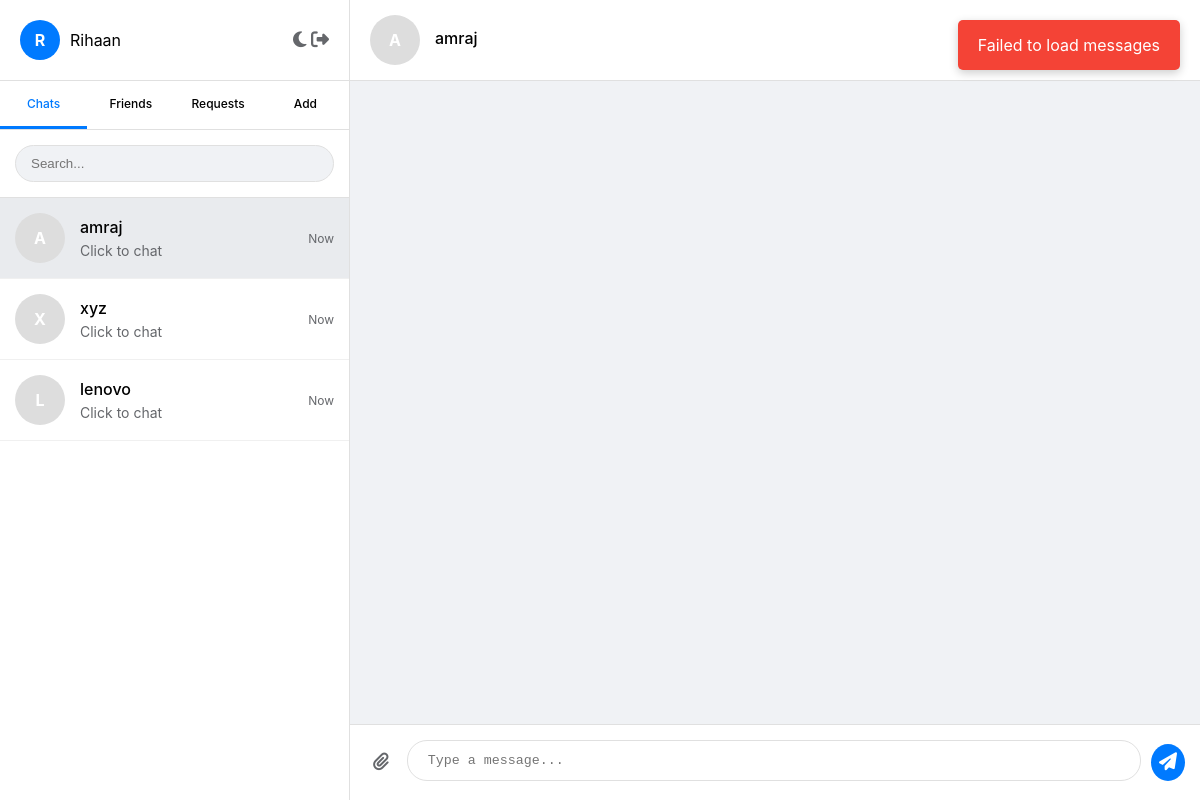
/room/private_3_4/ (signed in), run on the app's committed database.
### chatbot/models.py (models this page shows, shortened)
class ChatRoom(models.Model):
    PRIVACY_CHOICES = [
        ('private', 'Private'),
    ]
    name = models.CharField(max_length=100, unique=True)
    created_by = models.ForeignKey(
        User,
        on_delete=models.CASCADE,
        default=1
    )
    created_at = models.DateTimeField(auto_now_add=True)
    privacy = models.CharField(max_length=10, choices=PRIVACY_CHOICES, default='private')
    participants = models.ManyToManyField(User, related_name='chat_rooms')

### chatbot/views.py (the view)
# urls.py: path('', views.chat_view, name='chat'),
@login_required
def chat_view(request, room_name=None):
    profile, created = UserProfile.objects.get_or_create(user=request.user)
    profile.last_activity = timezone.now()
    profile.save()
    user_profile = UserProfile.objects.get(user=request.user)
    friends = user_profile.get_friends()
    pending_requests = Friendship.objects.filter(to_user=user_profile, accepted=False)
    user_rooms_with_participants = []
    for room in ChatRoom.objects.filter(participants=request.user, privacy='private'):
        other_participant = room.participants.exclude(id=request.user.id).first()
        user_rooms_with_participants.append({
            'room': room,
            'other_participant': other_participant
        })
    if not room_name and user_rooms_with_participants:
        return redirect('chat_room', room_name=user_rooms_with_participants[0]['room'].name)
    room = None
    messages_list = []
    other_participant = None
    if room_name:
        room = get_object_or_404(ChatRoom, name=room_name)
        if request.user not in room.participants.all():
            messages.error(request, "You don't have access to this chat room.")
            return redirect('chat')
        messages_list = ChatMessage.objects.filter(room=room, deleted=False).order_by('-timestamp')[:50]
        other_participant = room.participants.exclude(id=request.user.id).first()
    five_minutes_ago = timezone.now() - timezone.timedelta(minutes=5)
    online_profiles = UserProfile.objects.filter(last_activity__gte=five_minutes_ago).exclude(user=request.user)
    online_users = [profile.user for profile in online_profiles]
    all_users = User.objects.exclude(id=request.user.id)
    return render(request, 'chatbot/chat.html', {
        'messages': reversed(messages_list),
        'room': room,
        'online_users': online_users,
        'friends': friends,
        'pending_requests': pending_requests,
        'user_rooms_with_participants': user_rooms_with_participants,
        'all_users': all_users,
        'user_theme': profile.theme,
        'other_participant': other_participant,
        'current_room_name': room_name
    })

### chatbot/context_processor.py (called while the page is built)
def unread_counts(request):
    if request.user.is_authenticated:
        try:
            user_profile = request.user.userprofile
            pending_requests_count = Friendship.objects.filter(
                to_user=user_profile,
                accepted=False
            ).count()
            return {'pending_requests_count': pending_requests_count}
        except:
            return {'pending_requests_count': 0}
    return {'pending_requests_count': 0}

### chatbot/models.py (called while the page is built)
    def is_online(self):
        return (timezone.now() - self.last_activity).total_seconds() < 300

    def get_friends(self):
        accepted_friendships = Friendship.objects.filter(
            Q(from_user=self, accepted=True) |
            Q(to_user=self, accepted=True)
        )
        friend_users = []
        for friendship in accepted_friendships:
            if friendship.from_user == self:
                friend_users.append(friendship.to_user.user)
            else:
                friend_users.append(friendship.from_user.user)
        return friend_users

### chatbot/templates/chatbot/chat.html (shortened to what this page needs)
{% load static %}
<!DOCTYPE html>
<html>
<head>
    <link rel="stylesheet" href="https://cdnjs.cloudflare.com/ajax/libs/font-awesome/6.4.0/css/all.min.css">
    <link rel="stylesheet" href="{% static 'chatbot/css/style.css' %}">
</head>
<body data-theme="{{ user_theme|default:'light' }}" data-room-name="{{ current_room_name|default:'' }}">
    <div class="notification" id="notification"></div>
    <div class="main-container">
        <div class="sidebar">
            <div class="sidebar-header">
                <div class="user-info">
                    <div class="user-avatar">{{ user.username|first|upper }}</div>
                    <div class="user-name">{{ user.username }}</div>
                </div>
                <div class="header-actions">
                    <button class="chat-action-btn" id="theme-toggle">
                        <i class="fas fa-moon"></i>
                    </button>
                    <a href="{% url 'logout' %}" class="chat-action-btn">
                        <i class="fas fa-sign-out-alt"></i>
                    </a>
                </div>
            </div>
            <div class="sidebar-tabs">
                <div class="tab active" data-tab="chats">Chats</div>
                <div class="tab" data-tab="friends">Friends</div>
                <div class="tab" data-tab="requests">Requests</div>
                <div class="tab" data-tab="add-friends">Add</div>
            </div>
            <div class="search-container">
                <input type="text" class="search-input" placeholder="Search..." id="search-input">
            </div>
            <div class="chats-list tab-content active" id="chats-tab">
                {% for room_data in user_rooms_with_participants %}
                {% with room=room_data.room other_user=room_data.other_participant %}
                <div class="chat-item {% if room.name == current_room_name %}active{% endif %}" data-room="{{ room.name }}">
                    <div class="avatar-container">
                        <div class="chat-avatar">{{ other_user.username|first|upper }}</div>
                    </div>
                    <div class="chat-info">
                        <div class="chat-name">{{ other_user.username }}</div>
                        <div class="last-message">Click to chat</div>
                    </div>
                    <div class="chat-time">Now</div>
                </div>
                {% endwith %}
                {% empty %}
                <div class="empty-chat" style="padding: 20px; text-align: center;">
                    <p>No chats yet. Start a conversation with a friend!</p>
                </div>
                {% endfor %}
            </div>
        </div>
        <div class="chat-container">
            {% if room %}
            <div class="chat-header">
                <div class="chat-recipient">
                    {% if other_participant %}
                    <div class="avatar-container">
                        <div class="chat-avatar">{{ other_participant.username|first|upper }}</div>
                    </div>
                    <div>
                        <div class="chat-name">{{ other_participant.username }}</div>
                    </div>
                    {% endif %}
                </div>
                <div class="chat-actions">
                    <button class="chat-action-btn"></button>
                    <button class="chat-action-btn"></button>
                    <button class="chat-action-btn"></button>
                </div>
            </div>
            <div class="chat-messages" id="chat-messages">
            </div>
            <div class="chat-input">
                <div class="chat-input-actions">
                    <button class="chat-btn" onclick="document.getElementById('file-input').click()">
                        <i class="fas fa-paperclip"></i>
                    </button>
                </div>
                <div class="message-input-container">
                    <textarea class="message-input" id="message-input" placeholder="Type a message..." rows="1"></textarea>
                </div>
                <button class="chat-btn send-btn" id="send-button" onclick="sendMessage()">
                    <i class="fas fa-paper-plane"></i>
                </button>
            </div>
            {% else %}
            <div class="empty-chat">
                <i class="fas fa-comments"></i>
                <h2>Your messages</h2>
                <p>Select a chat or start a new conversation</p>
            </div>
            {% endif %}
        </div>
    </div>
</body>
</html>

### chatbot/static/chatbot/css/style.css (style rules this page uses)
* { margin: 0; padding: 0; box-sizing: border-box; }
body { font-family: -apple-system, BlinkMacSystemFont, 'Segoe UI', Roboto, Oxygen, Ubuntu, Cantarell, sans-serif; background: #f0f0f0; height: 100vh; overflow: hidden; }
.main-container { display: flex; height: 100vh; max-width: 1600px; margin: 0 auto; box-shadow: 0 0 20px rgba(0,0,0,0.1); }
.sidebar { width: 350px; min-width: 350px; background: white; border-right: 1px solid #e0e0e0; display: flex; flex-direction: column; overflow: hidden; }
.sidebar-header { padding: 20px; border-bottom: 1px solid #e0e0e0; display: flex; justify-content: space-between; align-items: center; flex-shrink: 0; }
.user-info { display: flex; align-items: center; gap: 10px; }
.user-avatar { width: 40px; height: 40px; border-radius: 50%; background: #007aff; color: white; display: flex; align-items: center; justify-content: center; font-weight: bold; }
.sidebar-tabs { display: flex; border-bottom: 1px solid #e0e0e0; flex-shrink: 0; }
.tab { flex: 1; padding: 15px; text-align: center; cursor: pointer; font-weight: 500; font-size: 12px; }
.tab.active { border-bottom: 3px solid #007aff; color: #007aff; }
.search-container { padding: 15px; border-bottom: 1px solid #e0e0e0; flex-shrink: 0; }
.search-input { width: 100%; padding: 10px 15px; border-radius: 20px; border: 1px solid #e0e0e0; background: #f0f2f5; }
.chats-list, .friends-list { flex: 1; overflow-y: auto; }
.chat-item, .friend-item { padding: 15px; display: flex; align-items: center; gap: 15px; cursor: pointer; border-bottom: 1px solid #f0f0f0; }
.chat-item.active { background: #e9ebee; }
.chat-avatar, .friend-avatar { width: 50px; height: 50px; border-radius: 50%; background: #ddd; display: flex; align-items: center; justify-content: center; font-weight: bold; color: white; }
.chat-info, .friend-info { flex: 1; min-width: 0; }
.chat-name, .friend-name { font-weight: 500; margin-bottom: 5px; }
.last-message { color: #65676b; font-size: 14px; white-space: nowrap; overflow: hidden; text-overflow: ellipsis; }
.chat-time { color: #65676b; font-size: 12px; }
.avatar-container { position: relative; }
.chat-container { flex: 1; display: flex; flex-direction: column; background: white; min-width: 0; }
.chat-header { padding: 15px 20px; border-bottom: 1px solid #e0e0e0; display: flex; justify-content: space-between; align-items: center; flex-shrink: 0; }
.chat-recipient { display: flex; align-items: center; gap: 15px; }
.chat-actions { display: flex; gap: 15px; }
.chat-action-btn { background: none; border: none; font-size: 18px; color: #65676b; cursor: pointer; }
.chat-messages { flex: 1; padding: 20px; overflow-y: auto; background: #f0f2f5; display: flex; flex-direction: column; gap: 10px; }
.chat-input { padding: 15px; background: white; display: flex; gap: 10px; align-items: center; border-top: 1px solid #e0e0e0; flex-shrink: 0; }
.message-input-container { flex: 1; position: relative; }
.message-input { width: 100%; padding: 12px 20px; border: 1px solid #e0e0e0; border-radius: 20px; resize: none; max-height: 100px; overflow-y: auto; }
.chat-input-actions { display: flex; gap: 10px; }
.chat-btn { background: none; border: none; font-size: 18px; color: #65676b; cursor: pointer; padding: 8px; border-radius: 50%; }
.send-btn { background: #007aff; color: white; }
.notification { position: fixed; top: 20px; right: 20px; padding: 15px 20px; background: #4caf50; color: white; border-radius: 5px; box-shadow: 0 3px 10px rgba(0,0,0,0.2); z-index: 1000; display: none; }
.notification.error { background: #f44336; }
.tab-content { display: none; }
.tab-content.active { display: block; }

### data on the page
ChatRoom: other_participant.username|first "A", other_participant.username "amraj"
ChatRoom: other_participant.username|first "X", other_participant.username "xyz"
ChatRoom: other_participant.username|first "L", other_participant.username "lenovo"

### other printed values
{{ user.username|first|upper }} "R"
{{ user.username }} "Rihaan"
{{ other_participant.username|first|upper }} "A"
{{ other_participant.username }} "amraj"
